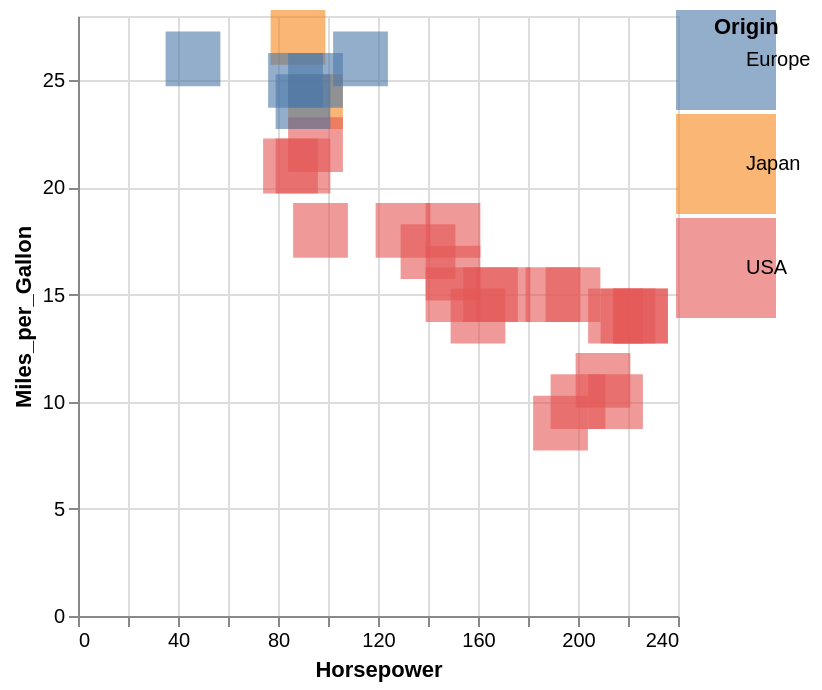

Source (Vega-Lite JSON):
### Vega-Lite specification from a JSON file in a GitHub repository (floating-point values rounded to 4 significant figures; data arrays with more than 128 entries replaced by an {"elided": "..."} marker saying what was removed)
{"$schema": "https://vega.github.io/schema/vega-lite/v5.json", "data": {"values": {"elided": "406 records"}}, "description": "Custom nominal shape with area of 10x10 pixel units.", "encoding": {"color": {"field": "Origin", "type": "nominal"}, "opacity": {"value": 0.6}, "shape": {"value": "M -5 -5 h 10 v 10 h -10z"}, "x": {"field": "Horsepower", "type": "quantitative"}, "y": {"field": "Miles_per_Gallon", "type": "quantitative"}}, "mark": {"filled": true, "type": "point"}, "transform": [{"as": "YearOfManufacture", "calculate": "year(datum.Year)"}, {"filter": "datum.YearOfManufacture == 1970"}]}
